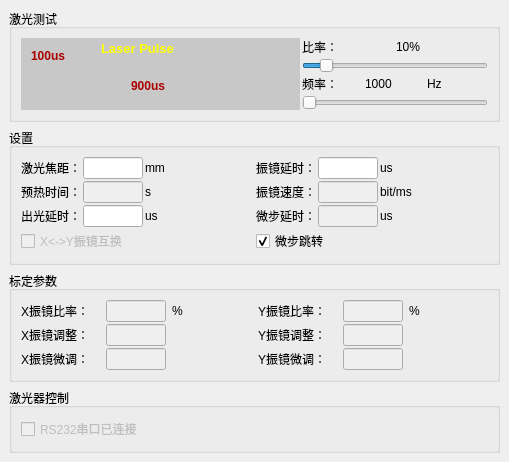
   <widget class="QWidget" name="w_para_laser">
    <property name="geometry">
     <rect>
      <x>0</x>
      <y>0</y>
      <width>509</width>
      <height>419</height>
     </rect>
    </property>
    <layout class="QVBoxLayout" name="verticalLayout_3">
     <property name="leftMargin">
      <number>9</number>
     </property>
     <property name="topMargin">
      <number>9</number>
     </property>
     <property name="rightMargin">
      <number>9</number>
     </property>
     <property name="bottomMargin">
      <number>9</number>
     </property>
     <item>
      <widget class="QGroupBox" name="gb_la_test">
       <property name="title">
        <string>激光测试</string>
       </property>
       <layout class="QHBoxLayout" name="horizontalLayout_3" stretch="3,2">
        <property name="spacing">
         <number>2</number>
        </property>
        <item>
         <widget class="QWidget" name="w_laser_pulse" native="true">
          <property name="styleSheet">
           <string notr="true">background-color: rgb(200, 200, 200);</string>
          </property>
          <widget class="QLabel" name="lb_lp_title">
           <property name="geometry">
            <rect>
             <x>80</x>
             <y>0</y>
             <width>91</width>
             <height>20</height>
            </rect>
           </property>
           <property name="font">
            <font>
             <pointsize>10</pointsize>
             <weight>75</weight>
             <bold>true</bold>
            </font>
           </property>
           <property name="styleSheet">
            <string notr="true">color: rgb(255, 255, 0);</string>
           </property>
           <property name="text">
            <string>Laser Pulse</string>
           </property>
          </widget>
          <widget class="QLabel" name="lb_lp_low">
           <property name="geometry">
            <rect>
             <x>110</x>
             <y>40</y>
             <width>41</width>
             <height>16</height>
            </rect>
           </property>
           <property name="font">
            <font>
             <weight>75</weight>
             <bold>true</bold>
            </font>
           </property>
           <property name="styleSheet">
            <string notr="true">color: rgb(170, 0, 0);</string>
           </property>
           <property name="text">
            <string>900us</string>
           </property>
          </widget>
          <widget class="QLabel" name="lb_lp_low_2">
           <property name="enabled">
            <bool>true</bool>
           </property>
           <property name="geometry">
            <rect>
             <x>10</x>
             <y>10</y>
             <width>41</width>
             <height>16</height>
            </rect>
           </property>
           <property name="font">
            <font>
             <weight>75</weight>
             <bold>true</bold>
            </font>
           </property>
           <property name="styleSheet">
            <string notr="true">color: rgb(170, 0, 0);</string>
           </property>
           <property name="text">
            <string>100us</string>
           </property>
          </widget>
         </widget>
        </item>
        <item>
         <layout class="QVBoxLayout" name="ly_la_test_r_f">
          <property name="spacing">
           <number>2</number>
          </property>
          <item>
           <layout class="QHBoxLayout" name="ly_test_r">
            <item>
             <widget class="QLabel" name="lb_test_r">
              <property name="text">
               <string>比率：</string>
              </property>
             </widget>
            </item>
            <item>
             <widget class="QLabel" name="lb_test_r_v">
              <property name="text">
               <string>10%</string>
              </property>
             </widget>
            </item>
           </layout>
          </item>
          <item>
           <widget class="QSlider" name="sl_test_r">
            <property name="maximum">
             <number>100</number>
            </property>
            <property name="sliderPosition">
             <number>10</number>
            </property>
            <property name="orientation">
             <enum>Qt::Horizontal</enum>
            </property>
            <property name="tickPosition">
             <enum>QSlider::NoTicks</enum>
            </property>
            <property name="tickInterval">
             <number>0</number>
            </property>
           </widget>
          </item>
          <item>
           <layout class="QHBoxLayout" name="ly_test_f">
            <item>
             <widget class="QLabel" name="lb_test_f">
              <property name="text">
               <string>频率：</string>
              </property>
             </widget>
            </item>
            <item>
             <widget class="QLabel" name="le_test_f_v">
              <property name="text">
               <string>1000</string>
              </property>
             </widget>
            </item>
            <item>
             <widget class="QLabel" name="lb_test_f2">
              <property name="text">
               <string>Hz</string>
              </property>
             </widget>
            </item>
           </layout>
          </item>
          <item>
           <widget class="QSlider" name="sl_test_f">
            <property name="orientation">
             <enum>Qt::Horizontal</enum>
            </property>
           </widget>
          </item>
         </layout>
        </item>
       </layout>
      </widget>
     </item>
     <item>
      <widget class="QGroupBox" name="gb_la_set">
       <property name="title">
        <string>设置</string>
       </property>
       <layout class="QVBoxLayout" name="verticalLayout_5">
        <property name="spacing">
         <number>2</number>
        </property>
        <property name="leftMargin">
         <number>9</number>
        </property>
        <property name="rightMargin">
         <number>9</number>
        </property>
        <item>
         <layout class="QHBoxLayout" name="ly_la_set_t">
          <property name="spacing">
           <number>2</number>
          </property>
          <item>
           <layout class="QGridLayout" name="ly_la_set_l">
            <item row="0" column="2">
             <widget class="QLabel" name="lb_set_lpoint2">
              <property name="text">
               <string>mm</string>
              </property>
             </widget>
            </item>
            <item row="0" column="1">
             <widget class="QLineEdit" name="le_set_lpoint">
              <property name="sizePolicy">
               <sizepolicy hsizetype="Preferred" vsizetype="Fixed">
                <horstretch>0</horstretch>
                <verstretch>0</verstretch>
               </sizepolicy>
              </property>
              <property name="maximumSize">
               <size>
                <width>60</width>
                <height>16777215</height>
               </size>
              </property>
             </widget>
            </item>
            <item row="0" column="0">
             <widget class="QLabel" name="lb_set_lpoint">
              <property name="sizePolicy">
               <sizepolicy hsizetype="Fixed" vsizetype="Fixed">
                <horstretch>0</horstretch>
                <verstretch>0</verstretch>
               </sizepolicy>
              </property>
              <property name="text">
               <string>激光焦距：</string>
              </property>
             </widget>
            </item>
            <item row="2" column="1">
             <widget class="QLineEdit" name="le_set_ldelay">
              <property name="sizePolicy">
               <sizepolicy hsizetype="Preferred" vsizetype="Fixed">
                <horstretch>0</horstretch>
                <verstretch>0</verstretch>
               </sizepolicy>
              </property>
              <property name="maximumSize">
               <size>
                <width>60</width>
                <height>16777215</height>
               </size>
              </property>
             </widget>
            </item>
            <item row="1" column="2">
             <widget class="QLabel" name="lb_set_ltime2">
              <property name="text">
               <string>s</string>
              </property>
             </widget>
            </item>
            <item row="2" column="0">
             <widget class="QLabel" name="lb_set_ldelay">
              <property name="sizePolicy">
               <sizepolicy hsizetype="Fixed" vsizetype="Fixed">
                <horstretch>0</horstretch>
                <verstretch>0</verstretch>
               </sizepolicy>
              </property>
              <property name="text">
               <string>出光延时：</string>
              </property>
             </widget>
            </item>
            <item row="1" column="0">
             <widget class="QLabel" name="lb_set_ltime">
              <property name="sizePolicy">
               <sizepolicy hsizetype="Fixed" vsizetype="Fixed">
                <horstretch>0</horstretch>
                <verstretch>0</verstretch>
               </sizepolicy>
              </property>
              <property name="text">
               <string>预热时间：</string>
              </property>
             </widget>
            </item>
            <item row="1" column="1">
             <widget class="QLineEdit" name="le_set_ltime">
              <property name="enabled">
               <bool>false</bool>
              </property>
              <property name="sizePolicy">
               <sizepolicy hsizetype="Preferred" vsizetype="Fixed">
                <horstretch>0</horstretch>
                <verstretch>0</verstretch>
               </sizepolicy>
              </property>
              <property name="maximumSize">
               <size>
                <width>60</width>
                <height>16777215</height>
               </size>
              </property>
             </widget>
            </item>
            <item row="2" column="2">
             <widget class="QLabel" name="lb_set_ldelay2">
              <property name="text">
               <string>us</string>
              </property>
             </widget>
            </item>
           </layout>
          </item>
          <item>
           <layout class="QGridLayout" name="ly_la_set_r">
            <item row="0" column="0">
             <widget class="QLabel" name="lb_set_sdelay">
              <property name="sizePolicy">
               <sizepolicy hsizetype="Fixed" vsizetype="Fixed">
                <horstretch>0</horstretch>
                <verstretch>0</verstretch>
               </sizepolicy>
              </property>
              <property name="text">
               <string>振镜延时：</string>
              </property>
             </widget>
            </item>
            <item row="0" column="1">
             <widget class="QLineEdit" name="le_set_sdelay">
              <property name="sizePolicy">
               <sizepolicy hsizetype="Preferred" vsizetype="Fixed">
                <horstretch>0</horstretch>
                <verstretch>0</verstretch>
               </sizepolicy>
              </property>
              <property name="maximumSize">
               <size>
                <width>60</width>
                <height>16777215</height>
               </size>
              </property>
             </widget>
            </item>
            <item row="0" column="2">
             <widget class="QLabel" name="lb_set_sdelay2">
              <property name="text">
               <string>us</string>
              </property>
             </widget>
            </item>
            <item row="1" column="0">
             <widget class="QLabel" name="lb_set_sv">
              <property name="sizePolicy">
               <sizepolicy hsizetype="Fixed" vsizetype="Fixed">
                <horstretch>0</horstretch>
                <verstretch>0</verstretch>
               </sizepolicy>
              </property>
              <property name="text">
               <string>振镜速度：</string>
              </property>
             </widget>
            </item>
            <item row="1" column="1">
             <widget class="QLineEdit" name="le_set_sv">
              <property name="enabled">
               <bool>false</bool>
              </property>
              <property name="sizePolicy">
               <sizepolicy hsizetype="Preferred" vsizetype="Fixed">
                <horstretch>0</horstretch>
                <verstretch>0</verstretch>
               </sizepolicy>
              </property>
              <property name="maximumSize">
               <size>
                <width>60</width>
                <height>16777215</height>
               </size>
              </property>
             </widget>
            </item>
            <item row="1" column="2">
             <widget class="QLabel" name="lb_set_sv2">
              <property name="text">
               <string>bit/ms</string>
              </property>
             </widget>
            </item>
            <item row="2" column="0">
             <widget class="QLabel" name="lb_set_udelay">
              <property name="sizePolicy">
               <sizepolicy hsizetype="Fixed" vsizetype="Fixed">
                <horstretch>0</horstretch>
                <verstretch>0</verstretch>
               </sizepolicy>
              </property>
              <property name="text">
               <string>微步延时：</string>
              </property>
             </widget>
            </item>
            <item row="2" column="1">
             <widget class="QLineEdit" name="le_set_udelay">
              <property name="enabled">
               <bool>false</bool>
              </property>
              <property name="sizePolicy">
               <sizepolicy hsizetype="Preferred" vsizetype="Fixed">
                <horstretch>0</horstretch>
                <verstretch>0</verstretch>
               </sizepolicy>
              </property>
              <property name="maximumSize">
               <size>
                <width>60</width>
                <height>16777215</height>
               </size>
              </property>
             </widget>
            </item>
            <item row="2" column="2">
             <widget class="QLabel" name="lb_set_udelay2">
              <property name="text">
               <string>us</string>
              </property>
             </widget>
            </item>
           </layout>
          </item>
         </layout>
        </item>
        <item>
         <layout class="QHBoxLayout" name="ly_la_set_b">
          <item>
           <widget class="QCheckBox" name="cb_set_X2Y">
            <property name="enabled">
             <bool>false</bool>
            </property>
            <property name="text">
             <string>X&lt;-&gt;Y振镜互换</string>
            </property>
           </widget>
          </item>
          <item>
           <widget class="QCheckBox" name="cb_set_ustep">
            <property name="text">
             <string>微步跳转</string>
            </property>
            <property name="checked">
             <bool>true</bool>
            </property>
           </widget>
          </item>
         </layout>
        </item>
       </layout>
      </widget>
     </item>
     <item>
      <widget class="QGroupBox" name="gb_la_para">
       <property name="title">
        <string>标定参数</string>
       </property>
       <layout class="QGridLayout" name="gridLayout">
        <property name="verticalSpacing">
         <number>2</number>
        </property>
        <item row="0" column="2">
         <widget class="QLabel" name="lb_la_r_X2">
          <property name="text">
           <string>%</string>
          </property>
         </widget>
        </item>
        <item row="0" column="3">
         <widget class="QLabel" name="lb_la_r_Y">
          <property name="text">
           <string>Y振镜比率：</string>
          </property>
         </widget>
        </item>
        <item row="0" column="1">
         <widget class="QLineEdit" name="le_la_r_X">
          <property name="enabled">
           <bool>false</bool>
          </property>
          <property name="sizePolicy">
           <sizepolicy hsizetype="Preferred" vsizetype="Fixed">
            <horstretch>0</horstretch>
            <verstretch>0</verstretch>
           </sizepolicy>
          </property>
          <property name="maximumSize">
           <size>
            <width>60</width>
            <height>16777215</height>
           </size>
          </property>
         </widget>
        </item>
        <item row="0" column="0">
         <widget class="QLabel" name="lb_la_r_X">
          <property name="text">
           <string>X振镜比率：</string>
          </property>
         </widget>
        </item>
        <item row="0" column="4">
         <widget class="QLineEdit" name="le_la_r_Y">
          <property name="enabled">
           <bool>false</bool>
          </property>
          <property name="sizePolicy">
           <sizepolicy hsizetype="Preferred" vsizetype="Fixed">
            <horstretch>0</horstretch>
            <verstretch>0</verstretch>
           </sizepolicy>
          </property>
          <property name="maximumSize">
           <size>
            <width>60</width>
            <height>16777215</height>
           </size>
          </property>
         </widget>
        </item>
        <item row="2" column="4">
         <widget class="QLineEdit" name="le_la_u_Y">
          <property name="enabled">
           <bool>false</bool>
          </property>
          <property name="sizePolicy">
           <sizepolicy hsizetype="Preferred" vsizetype="Fixed">
            <horstretch>0</horstretch>
            <verstretch>0</verstretch>
           </sizepolicy>
          </property>
          <property name="maximumSize">
           <size>
            <width>60</width>
            <height>16777215</height>
           </size>
          </property>
         </widget>
        </item>
        <item row="2" column="3">
         <widget class="QLabel" name="lb_la_u_Y">
          <property name="text">
           <string>Y振镜微调：</string>
          </property>
         </widget>
        </item>
        <item row="2" column="1">
         <widget class="QLineEdit" name="le_la_u_X">
          <property name="enabled">
           <bool>false</bool>
          </property>
          <property name="sizePolicy">
           <sizepolicy hsizetype="Preferred" vsizetype="Fixed">
            <horstretch>0</horstretch>
            <verstretch>0</verstretch>
           </sizepolicy>
          </property>
          <property name="maximumSize">
           <size>
            <width>60</width>
            <height>16777215</height>
           </size>
          </property>
         </widget>
        </item>
        <item row="2" column="0">
         <widget class="QLabel" name="lb_la_u_X">
          <property name="text">
           <string>X振镜微调：</string>
          </property>
         </widget>
        </item>
        <item row="1" column="4">
         <widget class="QLineEdit" name="le_la_v_Y">
          <property name="enabled">
           <bool>false</bool>
          </property>
          <property name="sizePolicy">
           <sizepolicy hsizetype="Preferred" vsizetype="Fixed">
            <horstretch>0</horstretch>
            <verstretch>0</verstretch>
           </sizepolicy>
          </property>
          <property name="maximumSize">
           <size>
            <width>60</width>
            <height>16777215</height>
           </size>
          </property>
         </widget>
        </item>
        <item row="1" column="3">
         <widget class="QLabel" name="lb_la_v_X">
          <property name="text">
           <string>Y振镜调整：</string>
          </property>
         </widget>
        </item>
        <item row="1" column="1">
         <widget class="QLineEdit" name="le_la_v_X">
          <property name="enabled">
           <bool>false</bool>
          </property>
          <property name="sizePolicy">
           <sizepolicy hsizetype="Preferred" vsizetype="Fixed">
            <horstretch>0</horstretch>
            <verstretch>0</verstretch>
           </sizepolicy>
          </property>
          <property name="maximumSize">
           <size>
            <width>60</width>
            <height>16777215</height>
           </size>
          </property>
         </widget>
        </item>
        <item row="1" column="0">
         <widget class="QLabel" name="lb_la_v_X_2">
          <property name="text">
           <string>X振镜调整：</string>
          </property>
         </widget>
        </item>
        <item row="0" column="5">
         <widget class="QLabel" name="lb_la_r_Y2">
          <property name="text">
           <string>%</string>
          </property>
         </widget>
        </item>
       </layout>
      </widget>
     </item>
     <item>
      <widget class="QGroupBox" name="gb_la_ctrl">
       <property name="title">
        <string>激光器控制</string>
       </property>
       <layout class="QHBoxLayout" name="horizontalLayout_4">
        <item>
         <widget class="QCheckBox" name="cb_la_r232">
          <property name="enabled">
           <bool>false</bool>
          </property>
          <property name="text">
           <string>RS232串口已连接</string>
          </property>
         </widget>
        </item>
       </layout>
      </widget>
     </item>
    </layout>
    <zorder>gb_la_test</zorder>
    <zorder>gb_la_para</zorder>
    <zorder>gb_la_ctrl</zorder>
    <zorder>gb_la_set</zorder>
   </widget>
